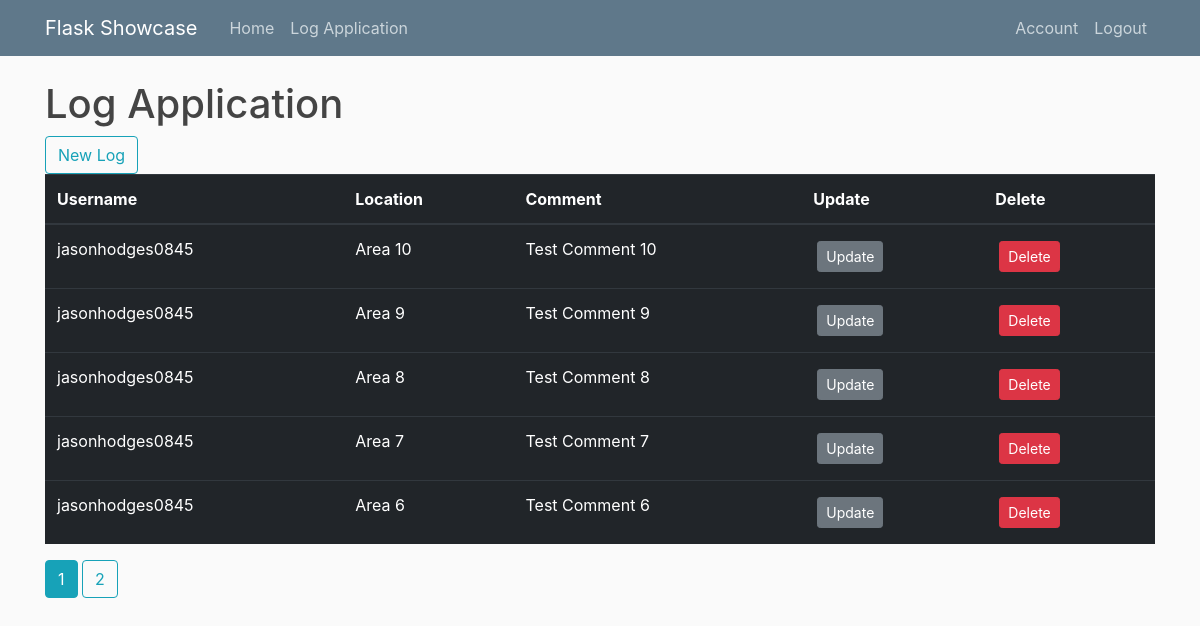
Screenshot of /logApp (signed in) with the database file from the repository.
### APP/models.py (models this page shows, shortened)
class Log(db.Model):
    id = db.Column(db.Integer, primary_key = True)
    comment = db.Column(db.String(500), nullable=False)
    event_datetime = db.Column(db.DateTime, nullable=False, default=datetime.utcnow)
    location = db.Column(db.String(50), nullable=False)
    user_id = db.Column(db.Integer, db.ForeignKey('user.id'), nullable=False)

class User(db.Model, UserMixin):
    id = db.Column(db.Integer, primary_key = True)
    username = db.Column(db.String(20), unique=True, nullable=False)
    email = db.Column(db.String(120), unique=True, nullable=False)
    image_file = db.Column(db.String(20), nullable=False, default='default.jpg')
    password = db.Column(db.String(60), nullable=False)
    logs = db.relationship('Log', backref='author', lazy=True)

### APP/logApp/routes.py (the view)
@logApp.route('/logApp')
@login_required
def logApp_page():
    page = request.args.get('page', 1, type=int)
    logs = Log.query.order_by(Log.event_datetime.desc()).paginate(page=page, per_page=5)
    return render_template("logApp/logApp.html", title="logApp", logs=logs)

### APP/models.py (called while the page is built)
@login_manager.user_loader
def load_user(user_id):
    return User.query.get(int(user_id))

### APP/templates/logApp/logApp.html (shortened to what this page needs)
{% extends "layout.html" %}
{% block content %}
    <h1>Log Application</h1>
    <a href="{{ url_for('logApp.logApp_new') }}" class="btn btn-outline-info">New Log</a>
    <table class="table table-dark table-hover">
        <thead>
            <tr>
                <th>Username</th>
                <th>Location</th>
                <th>Comment</th>
                <th>Update</th>
                <th>Delete</th>
            </tr>
        </thead>
        <tbody>
        {% for log in logs.items %}
            <tr >
                <td>{{log.author.username}}</td>
                <td>{{log.location}}</td>
                <td>{{log.comment}}</td>
                {% if log.author == current_user %}
                <td><a class="btn btn-secondary btn-sm m-1" href="{{ url_for('logApp.logApp_update', log_id=log.id) }}">Update</a></td>
                <td><button type="button" class="btn btn-danger btn-sm m-1" data-toggle="modal" data-target='#deleteModal{{log.id}}'>Delete</button></td>
                {% else %}
                <td></td>
                <td></td>
                {% endif %}
            </tr>
        {% endfor %}
        </tbody>
        </table>
        {% for page_num in logs.iter_pages(left_edge=1, right_edge=1, left_current=1, right_current=2) %}
            {% if page_num %}
                {% if logs.page == page_num %}
                <a class="btn btn-info mb-4" href="{{ url_for('logApp.logApp_page', page=page_num) }}">{{ page_num }}</a>
                {% else %}
                <a class="btn btn-outline-info mb-4" href="{{ url_for('logApp.logApp_page', page=page_num) }}">{{ page_num }}</a>
                {% endif %}
            {% endif %}
        {% endfor %}
{% endblock content %}

### APP/templates/layout.html (shortened to what this page needs)
<!DOCTYPE html>
<html>
<head>
    <link rel="stylesheet" href="https://maxcdn.bootstrapcdn.com/bootstrap/4.0.0/css/bootstrap.min.css">
    <link rel="stylesheet" type="text/css" href="{{ url_for('static', filename='css/main.css') }}">
</head>
<body>
    <div class="container">
    <header class="site-header">
        <nav class="navbar navbar-expand-md navbar-dark bg-steel fixed-top">
            <div class="container">
                <a class="navbar-brand mr-4" href="/">Flask Showcase</a>
                <div class="collapse navbar-collapse" id="navbarToggle">
                    <div class="navbar-nav mr-auto">
                        <a class="nav-item nav-link" href="/">Home</a>
                        <a class="nav-item nav-link" href="{{ url_for('logApp.logApp_page') }}">Log Application</a>
                    </div>
                    <div class="navbar-nav">
                        {% if current_user.is_authenticated %}
                        <a class="nav-item nav-link" href="{{ url_for('users.account') }}">Account</a>
                        <a class="nav-item nav-link" href="{{ url_for('users.logout') }}">Logout</a>
                        {% else %}
                        <a class="nav-item nav-link" href="{{ url_for('users.login') }}">Login</a>
                        <a  class="nav-item nav-link" href="{{url_for('users.registration')}}">Register</a>
                        {% endif %}
                    </div>
                </div>
            </div>
        </nav>
    </header>
    </div>
    <div class="container">
    {% block content %} {% endblock %}
    </div>
</body>
</html>

### APP/static/css/main.css (style rules this page uses)
body { background: #fafafa; color:#333333; margin-top: 5rem; }
h1, h2, h3, h4, h5, h6 { color: #444444; }
.bg-steel { background-color: #5f788a; }
.site-header .navbar-nav .nav-link { color: #cbd5db; }

### rows the page displays
Log: author.username "jasonhodges0845", location "Area 10", comment "Test Comment 10"
Log: author.username "jasonhodges0845", location "Area 9", comment "Test Comment 9"
Log: author.username "jasonhodges0845", location "Area 8", comment "Test Comment 8"
Log: author.username "jasonhodges0845", location "Area 7", comment "Test Comment 7"
Log: author.username "jasonhodges0845", location "Area 6", comment "Test Comment 6"

### other values shown
{{ page_num }} "1"
{{ page_num }} "2"
